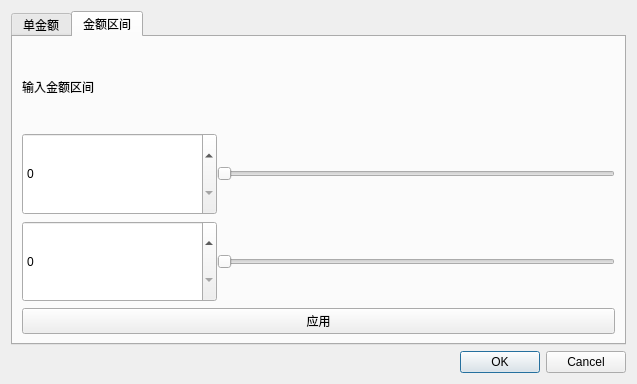
<?xml version="1.0" encoding="UTF-8"?>
<ui version="4.0">
 <class>money</class>
 <widget class="QDialog" name="money">
  <property name="geometry">
   <rect>
    <x>0</x>
    <y>0</y>
    <width>637</width>
    <height>384</height>
   </rect>
  </property>
  <property name="windowTitle">
   <string>Dialog</string>
  </property>
  <layout class="QVBoxLayout" name="verticalLayout">
   <item>
    <widget class="QTabWidget" name="tabWidget">
     <property name="currentIndex">
      <number>1</number>
     </property>
     <widget class="QWidget" name="tab">
      <attribute name="title">
       <string>单金额</string>
      </attribute>
      <layout class="QVBoxLayout" name="verticalLayout_2">
       <item>
        <widget class="QLabel" name="label">
         <property name="text">
          <string>输入金额</string>
         </property>
        </widget>
       </item>
       <item>
        <widget class="QSplitter" name="splitter_2">
         <property name="orientation">
          <enum>Qt::Horizontal</enum>
         </property>
         <widget class="QSpinBox" name="money_spinBox"/>
         <widget class="QSlider" name="money_horizontalSlider">
          <property name="orientation">
           <enum>Qt::Horizontal</enum>
          </property>
         </widget>
        </widget>
       </item>
       <item>
        <widget class="QSplitter" name="splitter">
         <property name="orientation">
          <enum>Qt::Horizontal</enum>
         </property>
         <widget class="QRadioButton" name="low_radioButton">
          <property name="text">
           <string>小于</string>
          </property>
         </widget>
         <widget class="QRadioButton" name="eLow_radioButton">
          <property name="text">
           <string>小于等于</string>
          </property>
         </widget>
         <widget class="QRadioButton" name="equal_radioButton">
          <property name="text">
           <string>等于</string>
          </property>
         </widget>
         <widget class="QRadioButton" name="eLarge_radioButton">
          <property name="text">
           <string>大于等于</string>
          </property>
         </widget>
         <widget class="QRadioButton" name="large_radioButton">
          <property name="text">
           <string>大于</string>
          </property>
         </widget>
        </widget>
       </item>
       <item>
        <widget class="QPushButton" name="money_apply">
         <property name="text">
          <string>应用</string>
         </property>
        </widget>
       </item>
      </layout>
     </widget>
     <widget class="QWidget" name="tab_2">
      <attribute name="title">
       <string>金额区间</string>
      </attribute>
      <layout class="QVBoxLayout" name="verticalLayout_3">
       <item>
        <widget class="QLabel" name="label_2">
         <property name="text">
          <string>输入金额区间</string>
         </property>
        </widget>
       </item>
       <item>
        <widget class="QSplitter" name="splitter_3">
         <property name="orientation">
          <enum>Qt::Horizontal</enum>
         </property>
         <property name="handleWidth">
          <number>0</number>
         </property>
         <widget class="QSpinBox" name="s_spinBox">
          <property name="prefix">
           <string extracomment="qin"/>
          </property>
         </widget>
         <widget class="QSlider" name="s_horizontalSlider">
          <property name="orientation">
           <enum>Qt::Horizontal</enum>
          </property>
         </widget>
        </widget>
       </item>
       <item>
        <widget class="QSplitter" name="splitter_4">
         <property name="orientation">
          <enum>Qt::Horizontal</enum>
         </property>
         <property name="handleWidth">
          <number>0</number>
         </property>
         <widget class="QSpinBox" name="e_spinBox"/>
         <widget class="QSlider" name="e_horizontalSlider">
          <property name="orientation">
           <enum>Qt::Horizontal</enum>
          </property>
         </widget>
        </widget>
       </item>
       <item>
        <widget class="QPushButton" name="range_apply">
         <property name="text">
          <string>应用</string>
         </property>
        </widget>
       </item>
      </layout>
     </widget>
    </widget>
   </item>
   <item>
    <widget class="QDialogButtonBox" name="buttonBox">
     <property name="orientation">
      <enum>Qt::Horizontal</enum>
     </property>
     <property name="standardButtons">
      <set>QDialogButtonBox::Cancel|QDialogButtonBox::Ok</set>
     </property>
    </widget>
   </item>
  </layout>
 </widget>
 <resources/>
 <connections>
  <connection>
   <sender>buttonBox</sender>
   <signal>accepted()</signal>
   <receiver>money</receiver>
   <slot>accept()</slot>
   <hints>
    <hint type="sourcelabel">
     <x>248</x>
     <y>254</y>
    </hint>
    <hint type="destinationlabel">
     <x>157</x>
     <y>274</y>
    </hint>
   </hints>
  </connection>
  <connection>
   <sender>buttonBox</sender>
   <signal>rejected()</signal>
   <receiver>money</receiver>
   <slot>reject()</slot>
   <hints>
    <hint type="sourcelabel">
     <x>316</x>
     <y>260</y>
    </hint>
    <hint type="destinationlabel">
     <x>286</x>
     <y>274</y>
    </hint>
   </hints>
  </connection>
 </connections>
</ui>
